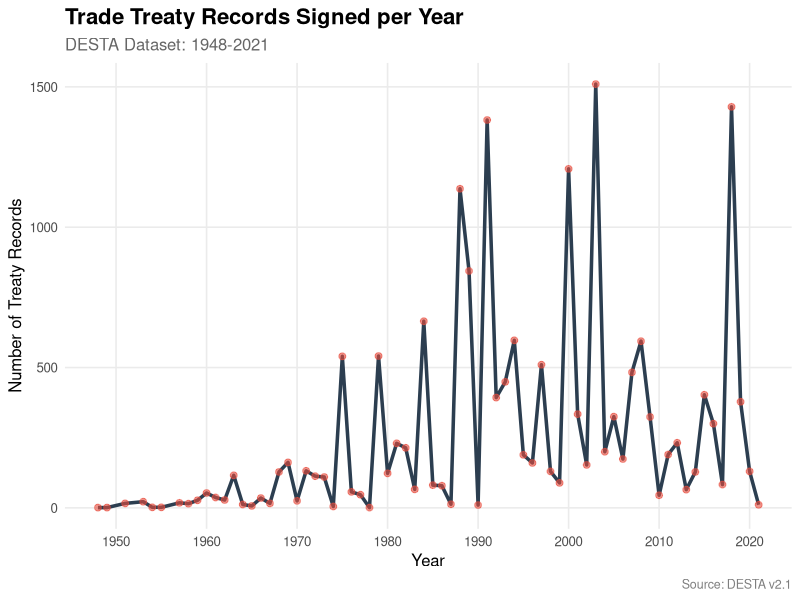
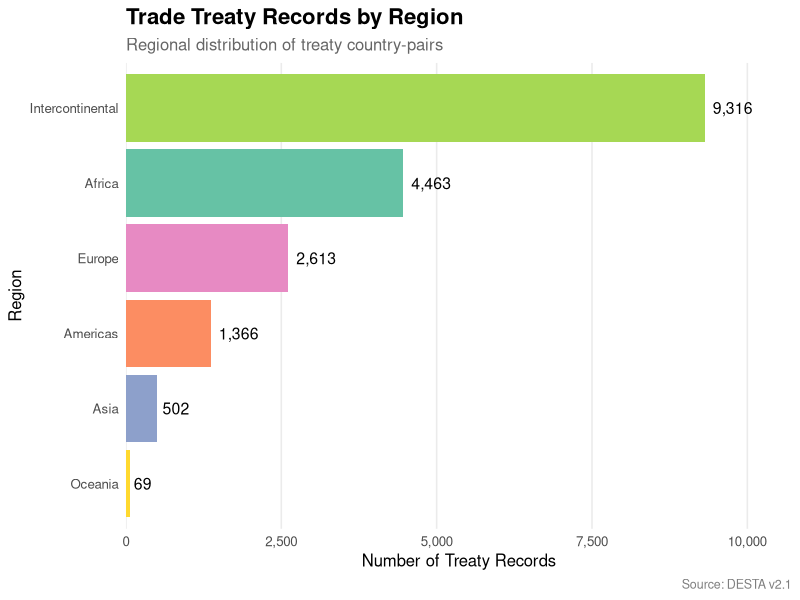
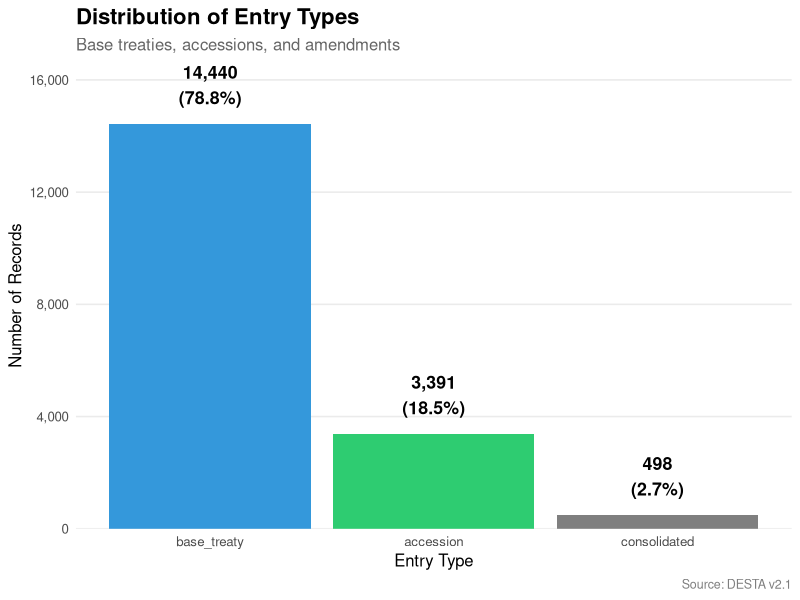
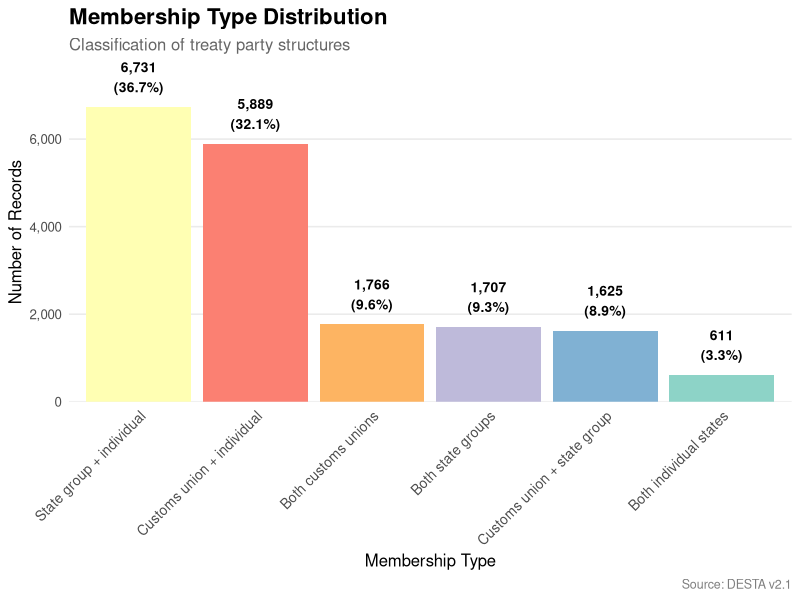
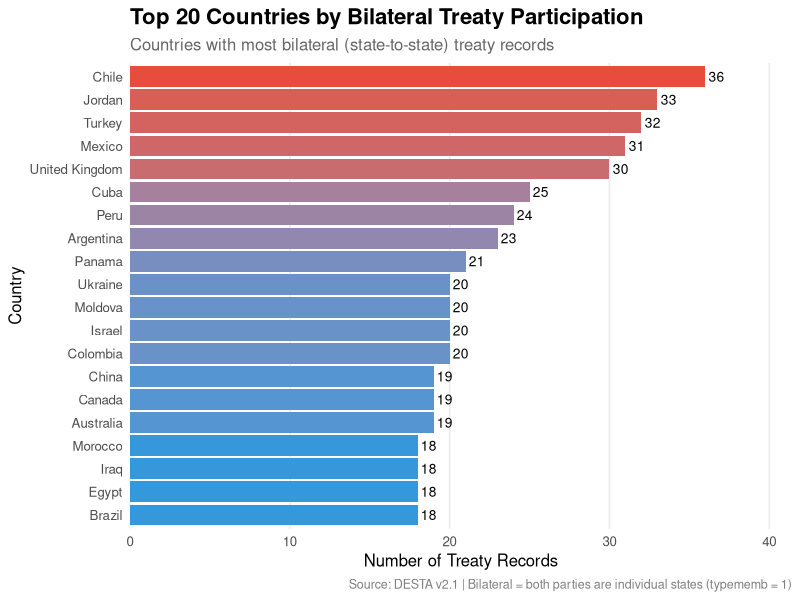
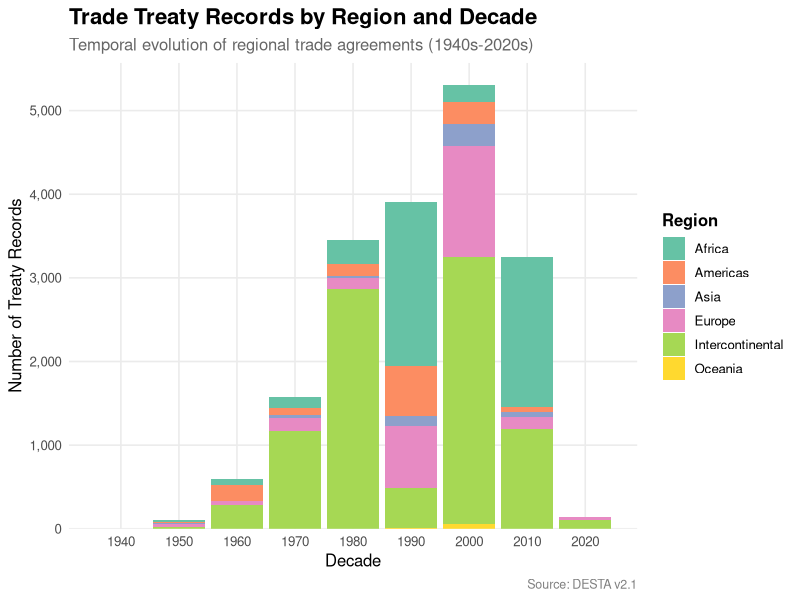

R code for these plots, in order:
# DESTA Trade Agreements - Exploratory Data Analysis
# Author: Generated Analysis Script
# Date: 2026-06-11
# Description: Comprehensive EDA of DESTA treaty data with visualizations

# Load required libraries
library(tidyverse)
library(ggplot2)
library(scales)

# Create plots directory if it doesn't exist
if (!dir.exists("plots")) {
  dir.create("plots")
}

# Read the data
cat("Loading data...\n")
desta <- read_csv("desta_list_of_treaties.csv", show_col_types = FALSE)

# Display basic information
cat("\n=== DATASET OVERVIEW ===\n")
cat("Total records:", nrow(desta), "\n")
cat("Total columns:", ncol(desta), "\n")
cat("Year range:", min(desta$year, na.rm = TRUE), "-", max(desta$year, na.rm = TRUE), "\n\n")

# Summary of key columns
cat("=== KEY COLUMN SUMMARIES ===\n")
cat("\nEntry Types:\n")
print(table(desta$entry_type))

cat("\nRegions:\n")
print(table(desta$regioncon))

cat("\nMembership Types:\n")
print(table(desta$typememb))

cat("\n=== STARTING PLOT GENERATION ===\n\n")

# ============================================================================
# PLOT 1: Treaties signed per year (line chart)
# ============================================================================
cat("Generating Plot 1: Treaties signed per year...\n")

treaties_per_year <- desta %>%
  filter(!is.na(year)) %>%
  group_by(year) %>%
  summarise(count = n(), .groups = "drop")

plot1 <- ggplot(treaties_per_year, aes(x = year, y = count)) +
  geom_line(color = "#2C3E50", size = 1.2) +
  geom_point(color = "#E74C3C", size = 2, alpha = 0.6) +
  labs(
    title = "Trade Treaty Records Signed per Year",
    subtitle = "DESTA Dataset: 1948-2021",
    x = "Year",
    y = "Number of Treaty Records",
    caption = "Source: DESTA v2.1"
  ) +
  theme_minimal(base_size = 12) +
  theme(
    plot.title = element_text(face = "bold", size = 16),
    plot.subtitle = element_text(color = "gray40"),
    panel.grid.minor = element_blank(),
    plot.caption = element_text(color = "gray50", size = 9)
  ) +
  scale_x_continuous(breaks = seq(1950, 2020, 10))

ggsave("plots/plot1_treaties_per_year.png", plot1, 
       width = 12, height = 8, dpi = 100, bg = "white")

# ============================================================================
# PLOT 2: Treaties by region (bar chart)
# ============================================================================
cat("Generating Plot 2: Treaties by region...\n")

treaties_by_region <- desta %>%
  filter(!is.na(regioncon)) %>%
  group_by(regioncon) %>%
  summarise(count = n(), .groups = "drop") %>%
  arrange(desc(count))

plot2 <- ggplot(treaties_by_region, aes(x = reorder(regioncon, count), y = count, fill = regioncon)) +
  geom_bar(stat = "identity", show.legend = FALSE) +
  geom_text(aes(label = comma(count)), hjust = -0.2, size = 4) +
  coord_flip() +
  labs(
    title = "Trade Treaty Records by Region",
    subtitle = "Regional distribution of treaty country-pairs",
    x = "Region",
    y = "Number of Treaty Records",
    caption = "Source: DESTA v2.1"
  ) +
  theme_minimal(base_size = 12) +
  theme(
    plot.title = element_text(face = "bold", size = 16),
    plot.subtitle = element_text(color = "gray40"),
    panel.grid.major.y = element_blank(),
    panel.grid.minor = element_blank(),
    plot.caption = element_text(color = "gray50", size = 9)
  ) +
  scale_fill_brewer(palette = "Set2") +
  scale_y_continuous(labels = comma, expand = expansion(mult = c(0, 0.15)))

ggsave("plots/plot2_treaties_by_region.png", plot2, 
       width = 12, height = 8, dpi = 100, bg = "white")

# ============================================================================
# PLOT 3: Distribution of entry types
# ============================================================================
cat("Generating Plot 3: Distribution of entry types...\n")

entry_type_dist <- desta %>%
  filter(!is.na(entry_type)) %>%
  group_by(entry_type) %>%
  summarise(count = n(), .groups = "drop") %>%
  mutate(
    percentage = count / sum(count) * 100,
    label = paste0(comma(count), "\n(", round(percentage, 1), "%)")
  )

plot3 <- ggplot(entry_type_dist, aes(x = reorder(entry_type, -count), y = count, fill = entry_type)) +
  geom_bar(stat = "identity", show.legend = FALSE) +
  geom_text(aes(label = label), vjust = -0.5, size = 4.5, fontface = "bold") +
  labs(
    title = "Distribution of Entry Types",
    subtitle = "Base treaties, accessions, and amendments",
    x = "Entry Type",
    y = "Number of Records",
    caption = "Source: DESTA v2.1"
  ) +
  theme_minimal(base_size = 12) +
  theme(
    plot.title = element_text(face = "bold", size = 16),
    plot.subtitle = element_text(color = "gray40"),
    panel.grid.major.x = element_blank(),
    panel.grid.minor = element_blank(),
    plot.caption = element_text(color = "gray50", size = 9)
  ) +
  scale_fill_manual(values = c("base_treaty" = "#3498DB", 
                                 "accession" = "#2ECC71", 
                                 "amendment" = "#F39C12")) +
  scale_y_continuous(labels = comma, expand = expansion(mult = c(0, 0.15)))

ggsave("plots/plot3_entry_types.png", plot3, 
       width = 12, height = 8, dpi = 100, bg = "white")

# ============================================================================
# PLOT 4: Membership type breakdown
# ============================================================================
cat("Generating Plot 4: Membership type breakdown...\n")

# Create descriptive labels for membership types
membership_labels <- c(
  "1" = "Both individual states",
  "2" = "State group + individual",
  "3" = "Both state groups",
  "4" = "Customs union + individual",
  "5" = "Customs union + state group",
  "6" = "Both customs unions"
)

membership_dist <- desta %>%
  filter(!is.na(typememb)) %>%
  mutate(typememb_label = membership_labels[as.character(typememb)]) %>%
  group_by(typememb, typememb_label) %>%
  summarise(count = n(), .groups = "drop") %>%
  mutate(
    percentage = count / sum(count) * 100,
    label = paste0(comma(count), "\n(", round(percentage, 1), "%)")
  )

plot4 <- ggplot(membership_dist, aes(x = reorder(typememb_label, -count), y = count, fill = as.factor(typememb))) +
  geom_bar(stat = "identity", show.legend = FALSE) +
  geom_text(aes(label = label), vjust = -0.5, size = 3.5, fontface = "bold") +
  labs(
    title = "Membership Type Distribution",
    subtitle = "Classification of treaty party structures",
    x = "Membership Type",
    y = "Number of Records",
    caption = "Source: DESTA v2.1"
  ) +
  theme_minimal(base_size = 12) +
  theme(
    plot.title = element_text(face = "bold", size = 16),
    plot.subtitle = element_text(color = "gray40"),
    panel.grid.major.x = element_blank(),
    panel.grid.minor = element_blank(),
    axis.text.x = element_text(angle = 45, hjust = 1, size = 10),
    plot.caption = element_text(color = "gray50", size = 9)
  ) +
  scale_fill_brewer(palette = "Set3") +
  scale_y_continuous(labels = comma, expand = expansion(mult = c(0, 0.15)))

ggsave("plots/plot4_membership_types.png", plot4, 
       width = 12, height = 8, dpi = 100, bg = "white")

# ============================================================================
# PLOT 4B: Top countries by number of bilateral treaties
# ============================================================================
cat("Generating Plot 4B: Top countries by bilateral treaties...\n")

# Count participation for each country (combining country1 and country2)
country_participation <- desta %>%
  filter(typememb == 1) %>%  # Type 1 = both parties are individual states (bilateral)
  pivot_longer(cols = c(country1, country2), 
               names_to = "position", 
               values_to = "country") %>%
  group_by(country) %>%
  summarise(treaty_count = n(), .groups = "drop") %>%
  arrange(desc(treaty_count)) %>%
  slice_head(n = 20)  # Top 20 countries

plot4b <- ggplot(country_participation, aes(x = reorder(country, treaty_count), y = treaty_count, fill = treaty_count)) +
  geom_bar(stat = "identity", show.legend = FALSE) +
  geom_text(aes(label = comma(treaty_count)), hjust = -0.2, size = 3.5) +
  coord_flip() +
  labs(
    title = "Top 20 Countries by Bilateral Treaty Participation",
    subtitle = "Countries with most bilateral (state-to-state) treaty records",
    x = "Country",
    y = "Number of Treaty Records",
    caption = "Source: DESTA v2.1 | Bilateral = both parties are individual states (typememb = 1)"
  ) +
  theme_minimal(base_size = 12) +
  theme(
    plot.title = element_text(face = "bold", size = 16),
    plot.subtitle = element_text(color = "gray40"),
    panel.grid.major.y = element_blank(),
    panel.grid.minor = element_blank(),
    plot.caption = element_text(color = "gray50", size = 9)
  ) +
  scale_fill_gradient(low = "#3498DB", high = "#E74C3C") +
  scale_y_continuous(labels = comma, expand = expansion(mult = c(0, 0.15)))

ggsave("plots/plot4b_top_countries.png", plot4b, 
       width = 12, height = 8, dpi = 100, bg = "white")

# ============================================================================
# PLOT 5: Stacked bar of regions by decade
# ============================================================================
cat("Generating Plot 5: Regions by decade...\n")

treaties_region_decade <- desta %>%
  filter(!is.na(year) & !is.na(regioncon)) %>%
  mutate(decade = floor(year / 10) * 10) %>%
  group_by(decade, regioncon) %>%
  summarise(count = n(), .groups = "drop")

plot5 <- ggplot(treaties_region_decade, aes(x = decade, y = count, fill = regioncon)) +
  geom_bar(stat = "identity", position = "stack") +
  labs(
    title = "Trade Treaty Records by Region and Decade",
    subtitle = "Temporal evolution of regional trade agreements (1940s-2020s)",
    x = "Decade",
    y = "Number of Treaty Records",
    fill = "Region",
    caption = "Source: DESTA v2.1"
  ) +
  theme_minimal(base_size = 12) +
  theme(
    plot.title = element_text(face = "bold", size = 16),
    plot.subtitle = element_text(color = "gray40"),
    panel.grid.minor = element_blank(),
    legend.position = "right",
    legend.title = element_text(face = "bold"),
    plot.caption = element_text(color = "gray50", size = 9)
  ) +
  scale_fill_brewer(palette = "Set2") +
  scale_x_continuous(breaks = seq(1940, 2020, 10)) +
  scale_y_continuous(labels = comma, expand = expansion(mult = c(0, 0.05)))

ggsave("plots/plot5_regions_by_decade.png", plot5, 
       width = 12, height = 8, dpi = 100, bg = "white")

# ============================================================================
# Summary Statistics
# ============================================================================
cat("\n=== ANALYSIS COMPLETE ===\n")
cat("All plots saved to plots/ directory:\n")
cat("  - plot1_treaties_per_year.png\n")
cat("  - plot2_treaties_by_region.png\n")
cat("  - plot3_entry_types.png\n")
cat("  - plot4_membership_types.png\n")
cat("  - plot4b_top_countries.png\n")
cat("  - plot5_regions_by_decade.png\n")

# Additional summary statistics
cat("\n=== ADDITIONAL INSIGHTS ===\n")
cat("Unique base treaties:", n_distinct(desta$base_treaty), "\n")
cat("Unique countries:", n_distinct(c(desta$country1, desta$country2)), "\n")
cat("WTO-listed agreements:", sum(desta$wto_listed == 1, na.rm = TRUE), 
    "(", round(sum(desta$wto_listed == 1, na.rm = TRUE) / nrow(desta) * 100, 1), "%)\n")

cat("\nPeak treaty-signing years:\n")
top_years <- desta %>%
  group_by(year) %>%
  summarise(count = n(), .groups = "drop") %>%
  arrange(desc(count)) %>%
  slice_head(n = 5)
print(top_years)

cat("\nScript execution completed successfully!\n")
